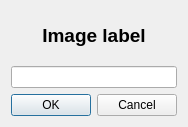
<?xml version="1.0" encoding="UTF-8"?>
<ui version="4.0">
 <class>Dialog</class>
 <widget class="QDialog" name="Dialog">
  <property name="geometry">
   <rect>
    <x>0</x>
    <y>0</y>
    <width>186</width>
    <height>127</height>
   </rect>
  </property>
  <property name="windowTitle">
   <string>Save image</string>
  </property>
  <layout class="QVBoxLayout" name="verticalLayout">
   <item>
    <widget class="QLabel" name="label">
     <property name="font">
      <font>
       <pointsize>14</pointsize>
       <weight>75</weight>
       <bold>true</bold>
      </font>
     </property>
     <property name="text">
      <string>Image label</string>
     </property>
     <property name="alignment">
      <set>Qt::AlignCenter</set>
     </property>
    </widget>
   </item>
   <item>
    <widget class="QLineEdit" name="lineEdit_lbl"/>
   </item>
   <item>
    <widget class="QDialogButtonBox" name="buttonBox">
     <property name="orientation">
      <enum>Qt::Horizontal</enum>
     </property>
     <property name="standardButtons">
      <set>QDialogButtonBox::Cancel|QDialogButtonBox::Ok</set>
     </property>
    </widget>
   </item>
  </layout>
 </widget>
 <resources/>
 <connections>
  <connection>
   <sender>buttonBox</sender>
   <signal>accepted()</signal>
   <receiver>Dialog</receiver>
   <slot>accept()</slot>
   <hints>
    <hint type="sourcelabel">
     <x>248</x>
     <y>254</y>
    </hint>
    <hint type="destinationlabel">
     <x>157</x>
     <y>274</y>
    </hint>
   </hints>
  </connection>
  <connection>
   <sender>buttonBox</sender>
   <signal>rejected()</signal>
   <receiver>Dialog</receiver>
   <slot>reject()</slot>
   <hints>
    <hint type="sourcelabel">
     <x>316</x>
     <y>260</y>
    </hint>
    <hint type="destinationlabel">
     <x>286</x>
     <y>274</y>
    </hint>
   </hints>
  </connection>
 </connections>
</ui>
